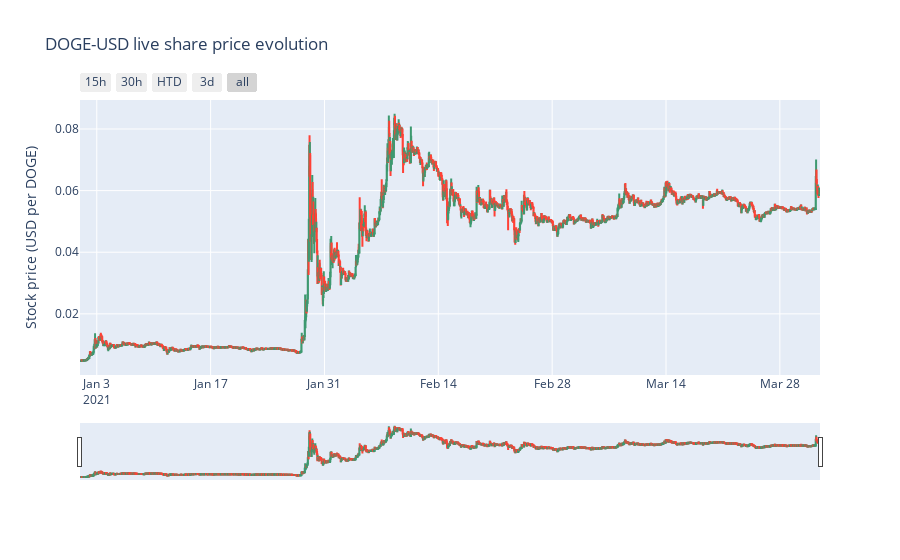

Notebook cell for this chart:
### Code cell
fig = plt.graph_objects.Figure(plt.graph_objects.Candlestick(x=df.index, 
                                     open=df['Open'], 
                                     high=df['High'], 
                                     low=df['Low'], 
                                     close=df['Close'], name='market data'))
fig.update_layout(
    title='DOGE-USD live share price evolution',
    yaxis_title='Stock price (USD per DOGE)'
)
fig.update_xaxes(
    rangeslider_visible=True,
    rangeselector=dict(
        buttons=list([
                      dict(count=15, label='15h', step='hour', stepmode='backward'),
                      dict(count=30, label='30h', step='hour', stepmode='backward'),
                      dict(count=1, label='HTD', step='hour', stepmode='todate'),
                      dict(count=3, label='3d', step='day', stepmode='backward'),
                      dict(step='all')
        ])
    )
)
fig.show()

### Figure 1 — Plotly figure (JSON) as saved in the notebook; plotly's stock layout.template omitted (floating-point values rounded to 4 significant figures; data arrays with more than 128 entries replaced by an {"elided": "..."} marker saying what was removed)
{"data": [{"close": {"elided": "2179 float values"}, "high": {"elided": "2179 float values"}, "low": {"elided": "2179 float values"}, "name": "market data", "open": {"elided": "2179 float values"}, "type": "candlestick", "x": {"elided": "2179 str values"}}], "layout": {"title": {"text": "DOGE-USD live share price evolution"}, "xaxis": {"rangeselector": {"buttons": [{"count": 15, "label": "15h", "step": "hour", "stepmode": "backward"}, {"count": 30, "label": "30h", "step": "hour", "stepmode": "backward"}, {"count": 1, "label": "HTD", "step": "hour", "stepmode": "todate"}, {"count": 3, "label": "3d", "step": "day", "stepmode": "backward"}, {"step": "all"}]}, "rangeslider": {"visible": true}}, "yaxis": {"title": {"text": "Stock price (USD per DOGE)"}}}}
